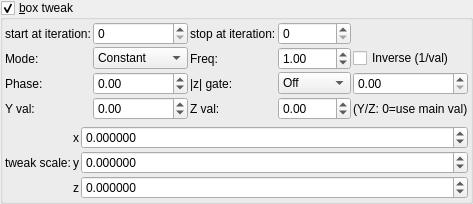
    <widget class="MyGroupBox" name="groupCheck_transf_function_enabledD_false">
     <property name="font">
      <font>
       <weight>50</weight>
       <bold>false</bold>
      </font>
     </property>
     <property name="title">
      <string>&amp;box tweak</string>
     </property>
     <property name="checkable">
      <bool>true</bool>
     </property>
     <layout class="QVBoxLayout" name="verticalLayout_5">
      <property name="leftMargin">
       <number>2</number>
      </property>
      <property name="topMargin">
       <number>2</number>
      </property>
      <property name="rightMargin">
       <number>2</number>
      </property>
      <property name="bottomMargin">
       <number>2</number>
      </property>
      <item>
       <layout class="QGridLayout" name="gridLayout_73">
        <property name="spacing">
         <number>2</number>
        </property>
        <item row="0" column="1">
         <widget class="MySpinBox" name="spinboxInt_transf_multiplier_start_iter_3">
          <property name="sizePolicy">
           <sizepolicy hsizetype="Minimum" vsizetype="Maximum">
            <horstretch>0</horstretch>
            <verstretch>0</verstretch>
           </sizepolicy>
          </property>
          <property name="maximum">
           <number>999</number>
          </property>
         </widget>
        </item>
        <item row="0" column="0">
         <widget class="QLabel" name="label_272">
          <property name="text">
           <string>start at iteration:</string>
          </property>
         </widget>
        </item>
        <item row="0" column="2">
         <widget class="QLabel" name="label_271">
          <property name="text">
           <string>stop at iteration:</string>
          </property>
         </widget>
        </item>
        <item row="0" column="3">
         <widget class="MySpinBox" name="spinboxInt_transf_multiplier_stop_iter_31">
          <property name="sizePolicy">
           <sizepolicy hsizetype="Minimum" vsizetype="Maximum">
            <horstretch>0</horstretch>
            <verstretch>0</verstretch>
           </sizepolicy>
          </property>
          <property name="maximum">
           <number>999</number>
          </property>
         </widget>
        </item>
      <item row="1" column="0">
       <widget class="QLabel"><property name="text"><string>Mode:</string></property></widget>
      </item>
      <item row="1" column="1">
       <widget class="MyComboBox" name="comboBox_transf_multiplier_value_mode_3">
        <item><property name="text"><string notr="true">Constant</string></property></item>
        <item><property name="text"><string notr="true">Sine</string></property></item>
        <item><property name="text"><string notr="true">Ramp</string></property></item>
        <item><property name="text"><string notr="true">Exponential</string></property></item>
        <item><property name="text"><string notr="true">Triangle</string></property></item>
        <item><property name="text"><string notr="true">Square</string></property></item>
        <item><property name="text"><string notr="true">Smoothstep</string></property></item>
        <item><property name="text"><string notr="true">Noise</string></property></item>
        <item><property name="text"><string notr="true">Ping-pong</string></property></item>
        <item><property name="text"><string notr="true">Stepped</string></property></item>
       </widget>
      </item>
      <item row="1" column="2">
       <widget class="QLabel"><property name="text"><string>Freq:</string></property></widget>
      </item>
      <item row="1" column="3">
       <widget class="MyDoubleSpinBox" name="spinbox_transf_multiplier_frequency_3">
        <property name="minimum"><double>0.01</double></property><property name="maximum"><double>100.0</double></property>
        <property name="singleStep"><double>0.1</double></property><property name="value"><double>1.0</double></property>
       </widget>
      </item>
      <item row="1" column="4" colspan="2">
       <widget class="MyCheckBox" name="checkBox_transf_multiplier_inverse_3">
        <property name="text"><string>Inverse (1/val)</string></property>
       </widget>
      </item>
      <item row="2" column="0">
       <widget class="QLabel"><property name="text"><string>Phase:</string></property></widget>
      </item>
      <item row="2" column="1">
       <widget class="MyDoubleSpinBox" name="spinbox_transf_multiplier_phase_3">
        <property name="minimum"><double>-10.0</double></property><property name="maximum"><double>10.0</double></property>
        <property name="singleStep"><double>0.1</double></property><property name="value"><double>0.0</double></property>
       </widget>
      </item>
      <item row="2" column="2">
       <widget class="QLabel"><property name="text"><string>|z| gate:</string></property></widget>
      </item>
      <item row="2" column="3">
       <widget class="MyComboBox" name="comboBox_transf_multiplier_threshold_mode_3">
        <item><property name="text"><string notr="true">Off</string></property></item>
        <item><property name="text"><string notr="true">&gt; thresh</string></property></item>
        <item><property name="text"><string notr="true">&lt; thresh</string></property></item>
       </widget>
      </item>
      <item row="2" column="4" colspan="2">
       <widget class="MyDoubleSpinBox" name="spinbox_transf_multiplier_threshold_3">
        <property name="minimum"><double>0.0</double></property><property name="maximum"><double>1000.0</double></property>
        <property name="singleStep"><double>0.1</double></property><property name="value"><double>0.0</double></property>
       </widget>
      </item>
      <item row="3" column="0">
       <widget class="QLabel"><property name="text"><string>Y val:</string></property></widget>
      </item>
      <item row="3" column="1">
       <widget class="MyDoubleSpinBox" name="spinbox_transf_multiplier_scale_y_3">
        <property name="minimum"><double>-100.0</double></property><property name="maximum"><double>100.0</double></property>
        <property name="singleStep"><double>0.01</double></property><property name="value"><double>0.0</double></property>
       </widget>
      </item>
      <item row="3" column="2">
       <widget class="QLabel"><property name="text"><string>Z val:</string></property></widget>
      </item>
      <item row="3" column="3">
       <widget class="MyDoubleSpinBox" name="spinbox_transf_multiplier_scale_z_3">
        <property name="minimum"><double>-100.0</double></property><property name="maximum"><double>100.0</double></property>
        <property name="singleStep"><double>0.01</double></property><property name="value"><double>0.0</double></property>
       </widget>
      </item>
      <item row="3" column="4" colspan="2">
       <widget class="QLabel"><property name="text"><string notr="true">(Y/Z: 0=use main val)</string></property></widget>
      </item>
       </layout>
      </item>
      <item>
       <layout class="QGridLayout" name="gridLayout_5" columnstretch="0,0,1">
        <property name="spacing">
         <number>2</number>
        </property>
        <item row="2" column="1">
         <widget class="QLabel" name="label_30">
          <property name="text">
           <string notr="true">z</string>
          </property>
         </widget>
        </item>
        <item row="0" column="1">
         <widget class="QLabel" name="label_38">
          <property name="text">
           <string notr="true">x</string>
          </property>
         </widget>
        </item>
        <item row="1" column="1">
         <widget class="QLabel" name="label_39">
          <property name="text">
           <string notr="true">y</string>
          </property>
         </widget>
        </item>
        <item row="0" column="2">
         <widget class="MyDoubleSpinBox" name="spinbox3_transf_scale3D_000_x">
          <property name="enabled">
           <bool>true</bool>
          </property>
          <property name="sizePolicy">
           <sizepolicy hsizetype="Minimum" vsizetype="Maximum">
            <horstretch>0</horstretch>
            <verstretch>0</verstretch>
           </sizepolicy>
          </property>
          <property name="decimals">
           <number>6</number>
          </property>
          <property name="minimum">
           <double>-99.989999999999995</double>
          </property>
          <property name="maximum">
           <double>99.989999999999995</double>
          </property>
          <property name="singleStep">
           <double>0.100000000000000</double>
          </property>
         </widget>
        </item>
        <item row="1" column="2">
         <widget class="MyDoubleSpinBox" name="spinbox3_transf_scale3D_000_y">
          <property name="enabled">
           <bool>true</bool>
          </property>
          <property name="sizePolicy">
           <sizepolicy hsizetype="Minimum" vsizetype="Maximum">
            <horstretch>0</horstretch>
            <verstretch>0</verstretch>
           </sizepolicy>
          </property>
          <property name="decimals">
           <number>6</number>
          </property>
          <property name="minimum">
           <double>-99.989999999999995</double>
          </property>
          <property name="maximum">
           <double>99.989999999999995</double>
          </property>
          <property name="singleStep">
           <double>0.100000000000000</double>
          </property>
         </widget>
        </item>
        <item row="2" column="2">
         <widget class="MyDoubleSpinBox" name="spinbox3_transf_scale3D_000_z">
          <property name="enabled">
           <bool>true</bool>
          </property>
          <property name="sizePolicy">
           <sizepolicy hsizetype="Minimum" vsizetype="Maximum">
            <horstretch>0</horstretch>
            <verstretch>0</verstretch>
           </sizepolicy>
          </property>
          <property name="decimals">
           <number>6</number>
          </property>
          <property name="minimum">
           <double>-99.989999999999995</double>
          </property>
          <property name="maximum">
           <double>99.989999999999995</double>
          </property>
          <property name="singleStep">
           <double>0.100000000000000</double>
          </property>
         </widget>
        </item>
        <item row="0" column="0" rowspan="3">
         <widget class="QLabel" name="label_40">
          <property name="text">
           <string>tweak scale:</string>
          </property>
         </widget>
        </item>
       </layout>
      </item>
     </layout>
    </widget>
